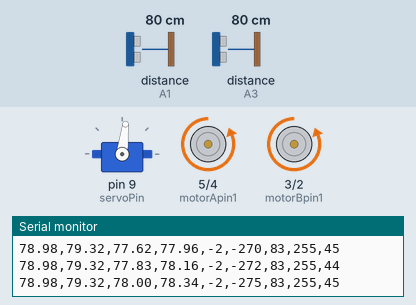
This sketch was run on a simulated Arduino Uno, built with avr-gcc and run on an emulated ATmega328P. Shown: servo, motor-driver pin pairs drawn as motors (green arrow = first pin HIGH = forward, orange = second pin HIGH = backward, longer = more drive, scaled by the enable pin), the last lines printed to the serial monitor. Wiring (inferred from the names in the program): 2 × ultrasonic range finder: trigger A0, echo A1 / trigger A2, echo A3. The test bench sets the inputs (shaded band); at power-on: distance to the obstacle (sensors on A1, A3) 80 cm. The echo pulse lasts 58.3 µs per cm.

Above: at 1.7 s.
1.8 s: distance to the obstacle (sensor on A1) set to 2 cm
4.8 s: distance to the obstacle (sensor on A3) set to 2 cm
7.8 s: distance to the obstacle (sensor on A3) set to 9 cm
At 10.0 s:
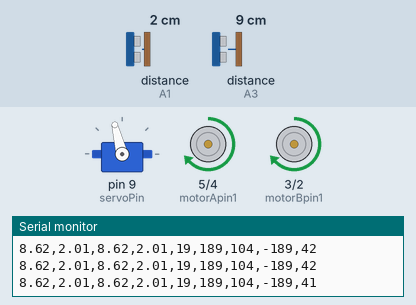
10.8 s: distance to the obstacle (sensor on A1) set to 88 cm
At 12.6 s:
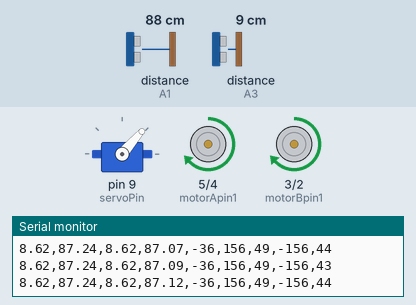
13.8 s: distance to the obstacle (sensor on A3) set to 88 cm
At 16.5 s:
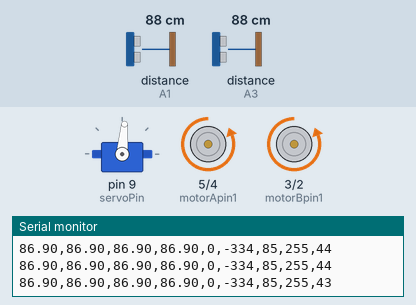
16.8 s: distance to the obstacle (sensor on A1) set to 35 cm
At 19.3 s:
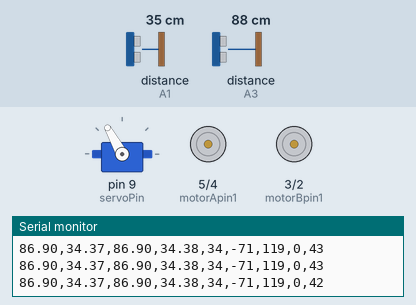
Timing chart, 0 to 20.8 s (numbered marks = the images above; inputs shaded):
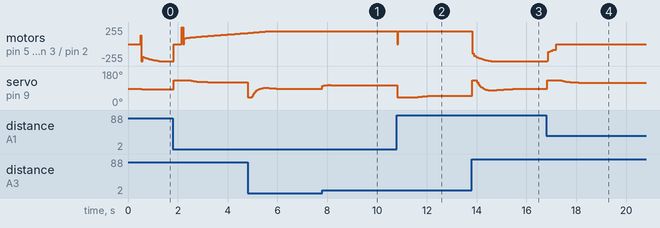

The sketch:

Batmobile.ino
```cpp
// Ultrasonic Sensor (USS)
#define trigR A0
#define echoR A1
#define trigL A2
#define echoL A3

// H-Bridge (MOTOR / DC-MOTOR)
#define motorApin1 5
#define motorApin2 4
#define motorBpin1 3
#define motorBpin2 2
#define ENA 11
#define ENB 6

// Servo (SERVO)
#include <Servo.h>
#define servoPin 9
Servo myServo;

// Sensor.ino global-vars
float distRaw[2];           // Raw distance [0=left 1=right]
float distFilt[2];          // Filtered distance [0=left 1=right]

// Control.ino global-vars
int           ctrl[2];      // Controller values [0=servo 1=motor]
unsigned long lastTime;     // Last measured controller time

// Actuator.ino global-vars
int           PWM;          // Motor variable PWM
int           newPos;       // Servo variable position

// Time measurement global-vars
int           thisLoop = 0; // Time for main loop
unsigned long lastLoop = 0; // Time for previous main loop

void setup() {
  // TIME-SETUP
  Serial.begin(9600);
  lastTime = millis();

  // USS-SETUP
  pinMode(trigL, OUTPUT);
  pinMode(echoL, INPUT);
  pinMode(trigR, OUTPUT);
  pinMode(echoR, INPUT);

  // MOTOR-SETUP
  pinMode(motorApin1, OUTPUT);
  pinMode(motorApin2, OUTPUT);
  pinMode(motorBpin1, OUTPUT);
  pinMode(motorBpin2, OUTPUT);
  pinMode(ENA, OUTPUT);
  pinMode(ENB, OUTPUT);

  // SERVO-SETUP
  myServo.attach(servoPin);
  initServo();                  // Initiate starting position (Actuator.ino)
}

void loop() {
  unsigned long now = millis(); // Measure current run time
  thisLoop = now - lastLoop;    // Time difference from last loop
  lastLoop = now;               // Save current-run-time for next iteration

  getDistance();                // Get raw distance       (Sensor.ino)
  filterDistance();             // Filter raw distance    (Sensor.ino)
  int STOP = emergencyStop();   // Check fail-safe        (Sensor.ino)
  getControl();                 // Get PID/PD controls    (Control.ino)
  servo();                      // Change servo position  (Actuator.ino)
  if (STOP == 0) motor();       // Change motor speed     (Actuator.ino)
  plotData();                   // Send data to port      (Batmobile.ino)
}

void plotData() {
  Serial.print(distRaw[0]);     Serial.print(",");  // 1. Left raw distance
  Serial.print(distRaw[1]);     Serial.print(",");  // 2. Right raw distance
  Serial.print(distFilt[0]);    Serial.print(",");  // 3. Left filtered distance
  Serial.print(distFilt[1]);    Serial.print(",");  // 4. Right filtered distance
  Serial.print(ctrl[0]);        Serial.print(",");  // 5. Servo control
  Serial.print(ctrl[1]);        Serial.print(",");  // 6. Motor control
  Serial.print(newPos);         Serial.print(",");  // 7. New servo position
  Serial.print(PWM);            Serial.print(",");  // 8. New motor pulse width modulation
  Serial.println(thisLoop);                         // 9. Time to run current main loop
}
```

Actuator.ino
```cpp
const int centPos = 85;               // (Servo) Center position
const int chgPos  = 45;               // (Servo) Max deviation from center position
int       minPos = centPos - chgPos;  // (Servo) Max position to left
int       maxPos = centPos + chgPos;  // (Servo) Max position to right

void servo() {
  newPos = constrain((centPos + ctrl[0]), minPos, maxPos); // End position
  myServo.write(newPos);
}

void initServo() {
  newPos = centPos;
  myServo.write(newPos);
  delay(500);
}

void motor() {
  PWM = -constrain(ctrl[1], -255, 255);

  if (abs(PWM) <= 85) PWM = 0;

  if (PWM >= 0) {
    motorForward();
    analogWrite(ENA, PWM);
    analogWrite(ENB, PWM);
  }
  if (PWM < 0) {
    motorBackward();
    analogWrite(ENA, abs(PWM));
    analogWrite(ENB, abs(PWM));
  }
}

void motorForward() {
  digitalWrite(motorApin1, LOW);
  digitalWrite(motorApin2, HIGH);
  digitalWrite(motorBpin1, LOW);
  digitalWrite(motorBpin2, HIGH);
}

void motorBackward() {
  digitalWrite(motorApin1, HIGH);
  digitalWrite(motorApin2, LOW);
  digitalWrite(motorBpin1, HIGH);
  digitalWrite(motorBpin2, LOW);
}

void motorOff() {
  digitalWrite(motorApin1, LOW);
  digitalWrite(motorApin2, LOW);
  digitalWrite(motorBpin1, LOW);
  digitalWrite(motorBpin2, LOW);
}
```

Control.ino
```cpp
// --- Servo controller variables ---
float       KpServo;        // P-gain, dynamic (0.75, 10)
const float KdServo = 0.5;  // D-gain

// --- DC-motor controller variables ---
const float KpMotor = 5;    // P-gain
const float KiMotor = 1;    // I-gain
const float KdMotor = 1;    // D-gain

// --- Variables & Settings ---
float       saveAngleError;     // Last angle error
float       saveMotorError;     // Last motor error
float       intMotorError;      // Accumulate motor error
const int   intLimit = 50;      // Anti-Windup for motor (Limit I-part)
const int   distRef = 30.0;     // Reference distance

// PD & PID CONTROLLER
void getControl() {
  // --- Discretize time ---
  unsigned long currentTime = millis();                         // Time
  float dt = (float)(currentTime - lastTime) / 1000.0;          // Time derivative
  if (dt <= 0) dt = 0.1;                                       // Safety marginal

  // --- Servo controller (PD) ---
  float AngleError  = distFilt[0] - distFilt[1];                // Servo P-error
  float dAngleError = (AngleError - saveAngleError) / dt;       // Servo D-error

  float rawKp = 0.05 + 6.9 / (abs(AngleError)/5 + 1.0);
  // KpServo = constrain(rawKp, 0.5, 3);
  // if (abs(AngleError) < 10) KpServo = 7;
  // if (abs(AngleError) > 10) KpServo = 0.275;
  ctrl[0] = int((rawKp * AngleError) + (KdServo * dAngleError));

  // --- Motor controller (PID) ---
  float MotorError  = distRef - min(distFilt[0], distFilt[1]);  // Motor P-error
  intMotorError += MotorError * dt;                             // Motor I-error
  float dMotorError = (MotorError - saveMotorError) / dt;       // Motor D-error
  if (intMotorError > intLimit) intMotorError = intLimit;       // Limit I-gain forward
  if (intMotorError < -intLimit) intMotorError = -intLimit;     // Limit I-gain backward
  ctrl[1] = int((KpMotor*MotorError) + (KiMotor*intMotorError) + (KdMotor*dMotorError));

  // --- Save data ---
  saveAngleError = AngleError;
  saveMotorError = MotorError;
  lastTime = currentTime;
}
```

Sensor.ino
```cpp
const float alpha = 0.15;   // Filter: 1 = aggresive, 0 = passive
int   distMax     = 100;    // Fail-safe: Out-Of-Bounds distance
int   oobMax      = 5;      // Fail-safe: Out-Of-Bounds counter
int   oobCounter[2];        // Out-of-bounds counter [0=left 1=right]

void getDistance() {
  int echoTimeOut = 2*7500; // Time-out 7500us, reflection distance 1.25m

  // LEFT Sensor
  digitalWrite(trigL, LOW);                          // Initiate a LOW-signal
  delayMicroseconds(2);                              // Hold for 2ms
  digitalWrite(trigL, HIGH);                         // Initiate a HIGH-signal (send pulse)
  delayMicroseconds(10);                             // Hold for 10ms
  digitalWrite(trigL, LOW);                          // Initiate a LOW-signal
  long duration = pulseIn(echoL, HIGH, echoTimeOut); // Recieve pulse
  distRaw[0] = duration * 0.034 / 2;                 // Convert pulse-time-delay to distance (m/s)

  // RIGHT Sensor
  digitalWrite(trigR, LOW);
  delayMicroseconds(2);
  digitalWrite(trigR, HIGH);
  delayMicroseconds(10);
  digitalWrite(trigR, LOW);
  duration = pulseIn(echoR, HIGH, echoTimeOut);
  distRaw[1] = duration * 0.034 / 2;
}

void filterDistance() {
  // Overwrite No-Reflection-Values as distMax
  if (distRaw[0] == 0) distRaw[0] = distMax;
  if (distRaw[1] == 0) distRaw[1] = distMax;

  // Exponential Moving Average (EMA) filter
  distFilt[0] = (alpha * distRaw[0]) + (1.0 - alpha) * distFilt[0];
  distFilt[1] = (alpha * distRaw[1]) + (1.0 - alpha) * distFilt[1];

  // Out-of-Bounds (OoB) counter and counter-reset
  if (distRaw[0] > 0 && distRaw[0] < distMax) oobCounter[0] = 0;
  else oobCounter[0]++;
  if (distRaw[1] > 0 && distRaw[1] < distMax) oobCounter[1] = 0;
  else oobCounter[1]++;
}

int emergencyStop() {
  if (oobCounter[0] >= oobMax && oobCounter[1] >= oobMax) {
    motorOff();
    ctrl[0] = 0;
    ctrl[1] = 0;
    PWM = 0;
    return 1;
  }
  else return 0;
}
```

Measured:
- after the input at 7.8 s, motor on pin 5 (motorApin1) / pin 4 (motorApin2), motor on pin 3 (motorBpin1) / pin 2 (motorBpin2): forward 191/255 → forward 190/255 at once, → forward 189/255 0.54 s later; servo on pin 9 (servoPin): 85° → 105° at once, → 104° 1.4 s later
- after the input at 10.8 s, motor on pin 5 (motorApin1) / pin 4 (motorApin2), motor on pin 3 (motorBpin1) / pin 2 (motorBpin2): forward 189/255 → stopped at once, → forward 189/255 0.04 s later
- after the input at 13.8 s, motor on pin 5 (motorApin1) / pin 4 (motorApin2), motor on pin 3 (motorBpin1) / pin 2 (motorBpin2): moves from forward 189/255 to backward 255/255 over 0.76 s, starting at once
- after the input at 16.8 s, motor on pin 5 (motorApin1) / pin 4 (motorApin2), motor on pin 3 (motorBpin1) / pin 2 (motorBpin2): moves from backward 255/255 to stopped over 0.36 s, starting at once
